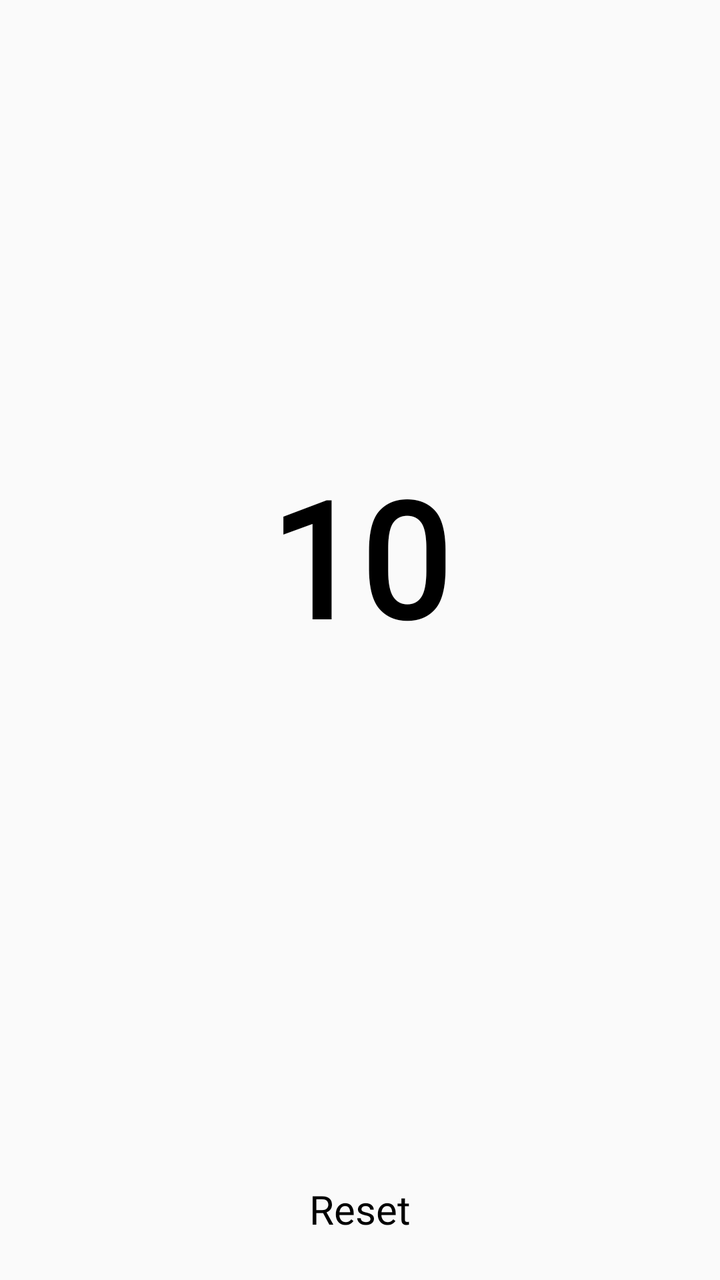
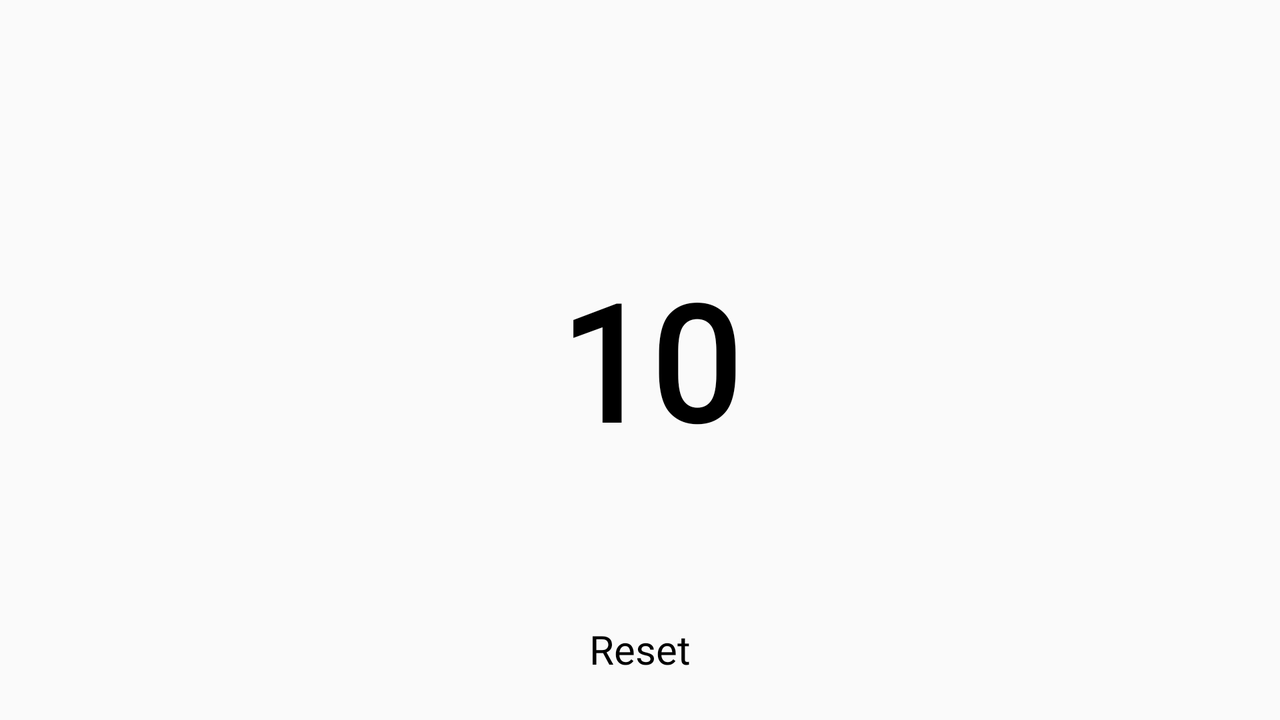

An Android layout and its configuration variant, each rendered on a device that would load it. The default file and the variant file are quoted in full after the pictures.
<!-- AndroidManifest.xml: application theme AppTheme -->
<!-- res/layout/content_emom_timer.xml -->
<?xml version="1.0" encoding="utf-8"?>
<RelativeLayout xmlns:android="http://schemas.android.com/apk/res/android"
    xmlns:app="http://schemas.android.com/apk/res-auto"
    xmlns:tools="http://schemas.android.com/tools"
    android:layout_width="match_parent"
    android:layout_height="match_parent"
    app:layout_behavior="@string/appbar_scrolling_view_behavior"
    tools:context="myApp.michal.crossNote.Activites.EmomTimer.EmomTimerActivity"
    tools:showIn="@layout/app_bar_emom_timer">

    <TextView
        android:id="@+id/textTrening"
        android:layout_width="wrap_content"
        android:layout_height="wrap_content"
        android:layout_alignParentTop="true"
        android:layout_centerHorizontal="true"
        android:gravity="center_vertical"
        android:layout_marginTop="100dp"
        android:textSize="40sp" />

    <TextView
        android:id="@+id/counter"
        android:layout_width="wrap_content"
        android:layout_height="wrap_content"
        android:layout_alignParentTop="true"
        android:layout_centerHorizontal="true"
        android:layout_marginTop="225dp"
        android:text="@string/Ten"
        android:textSize="80sp"
        android:onClick="startTextView"
        android:textStyle="bold" />

    <TextView
        android:id="@+id/leftMinute"
        android:layout_width="wrap_content"
        android:layout_height="wrap_content"
        android:layout_alignParentTop="true"
        android:layout_centerHorizontal="true"
        android:textSize="40sp"
        android:layout_marginTop="350dp"/>

    <TextView
        android:id="@+id/resetText"
        android:layout_width="wrap_content"
        android:layout_height="wrap_content"
        android:layout_alignParentBottom="true"
        android:layout_centerHorizontal="true"
        android:layout_marginBottom="22dp"
        android:onClick="reset"
        android:text="@string/Reset"
        android:textSize="20sp" />

</RelativeLayout>
<!-- resources referenced by this layout -->
<resources>
  <string name="Reset">Reset</string>
  <string name="Ten">10</string>
  <style name="AppTheme" parent="Theme.AppCompat.Light.DarkActionBar">
          <item name="colorPrimary">@color/colorPrimary</item>
          <item name="colorPrimaryDark">@color/colorPrimaryDark</item>
          <item name="colorAccent">@color/colorAccent</item>
          <item name="android:fontFamily">@font/caviardreams</item>
  
          <item name="android:textColorHint">@color/darkGray</item>
          <item name="android:textColor">@color/black</item>
          <item name="colorControlNormal">@color/darkGray</item>
          <item name="colorControlActivated">@color/darkGray</item>
          <item name="colorControlHighlight">@color/darkGray</item>
      </style>
  <color name="colorPrimary">#949393</color>
  <color name="colorPrimaryDark">#5b5b5b</color>
  <color name="colorAccent">#ffffff</color>
</resources>
<!-- res/layout-land/content_emom_timer.xml (the repository's variant of the layout above) -->
<!-- drawn on the phone turned sideways -->
<?xml version="1.0" encoding="utf-8"?>
<RelativeLayout xmlns:android="http://schemas.android.com/apk/res/android"
    xmlns:app="http://schemas.android.com/apk/res-auto"
    xmlns:tools="http://schemas.android.com/tools"
    android:layout_width="match_parent"
    android:layout_height="match_parent"
    app:layout_behavior="@string/appbar_scrolling_view_behavior"
    tools:context="myApp.michal.crossNote.Activites.EmomTimer.EmomTimerActivity"
    tools:showIn="@layout/app_bar_emom_timer">

    <LinearLayout
        android:layout_width="match_parent"
        android:layout_height="match_parent"
        android:orientation="horizontal">

        <TextView
            android:id="@+id/textTrening"
            android:layout_width="wrap_content"
            android:layout_height="wrap_content"
            android:layout_gravity="center"
            android:layout_marginLeft="10dp"
            android:layout_weight="2"
            android:textSize="40sp" />

        <TextView
            android:id="@+id/counter"
            android:layout_width="wrap_content"
            android:layout_height="wrap_content"
            android:text="@string/Ten"
            android:layout_gravity="center"
            android:textSize="80sp"
            android:layout_weight="1"
            android:textStyle="bold" />

        <TextView
            android:id="@+id/leftMinute"
            android:layout_width="wrap_content"
            android:layout_height="wrap_content"
            android:layout_gravity="center"
            android:layout_weight="1"
            android:textSize="40sp" />

    </LinearLayout>
    <TextView
        android:id="@+id/resetText"
        android:layout_width="wrap_content"
        android:layout_height="wrap_content"
        android:layout_alignParentBottom="true"
        android:layout_centerHorizontal="true"
        android:layout_marginBottom="22dp"
        android:onClick="reset"
        android:text="@string/Reset"
        android:textSize="20sp" />

</RelativeLayout>
